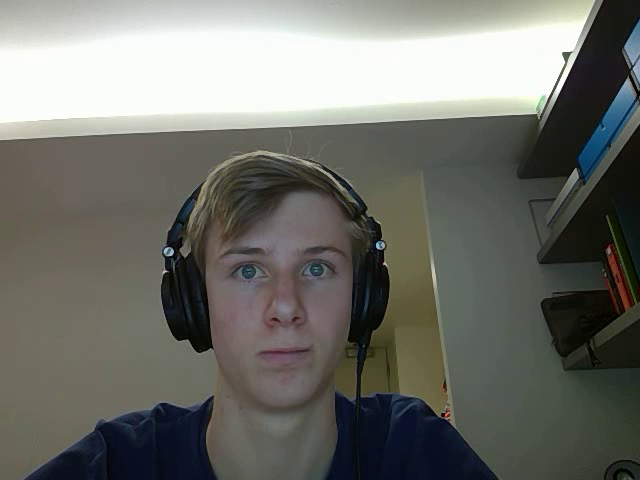
#> input picture frame 30 of detection/Joes Files/Test Area/Tutorials/output.avi, 640 x 480 px
$ jupyter execute 'SD - b1 CV Draw On Image Video.ipynb'
#> lines starting #> are read from the running program, lines starting #| are printed output that depends on the picture; after the words box and inside, x2 and y2 are one past the last pixel; in counts of white or black regions, pixels touching at a corner belong together
[cell 1]
import cv2 as cv
import numpy as np

[cell 2]
def showVideo(file):
#> called with file = 'output.avi'
    cap = cv.VideoCapture(file)
    ret, frame = cap.read()
#> frame is the input picture: shape (480, 640, 3); mean B, G, R 106.5, 112.6, 111.7
    while ret:
        #gray = cv.cvtColor(frame, cv.COLOR_BGR2GRAY)
        cv.imshow("Video", frame)
        #cv.imshow("Grey", gray)
        if cv.waitKey(1) & 0xFF == ord('q'):
#> (key q is pressed here)
            break
        ret, frame = cap.read()

    cap.release()
    cv.destroyAllWindows()

[cell 3]
def showImage(file):
    img = cv.imread(file,cv.IMREAD_GRAYSCALE)
    cv.imshow('Image',img)
    cv.waitKey(0)
    cv.destroyAllWindows()

[cell 4]
showImage('will.jpg')

[cell 5]
showVideo('output.avi')

[cell 6]
cap = cv.VideoCapture('output.avi')
ret, frame = cap.read()
while ret:
    cv.line(frame, (0,0), (150,150), (255,255,255), 5)
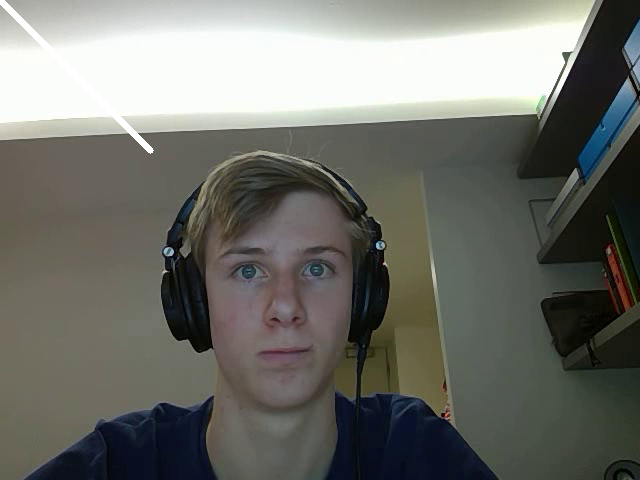
#> frame: shape (480, 640, 3); 0.44% of pixels changed, all inside (x1, y1, x2, y2) = (0, 0, 154, 154)
    cv.imshow("Video", frame)

    if cv.waitKey(1) & 0xFF == ord('q'):
#> (key q is pressed here)
        break
    ret, frame = cap.read()

cap.release()
cv.destroyAllWindows()


$ run again, starting later in the video
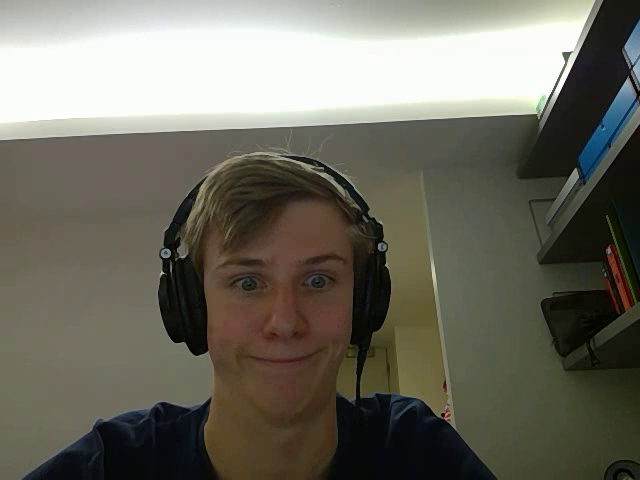
#> input picture frame 135 of detection/Joes Files/Test Area/Tutorials/output.avi, 640 x 480 px
#> in showVideo, frame is the input picture: shape (480, 640, 3); mean B, G, R 97, 108.2, 110.3
#> `cv.line(frame, (0,0), (150,150), (255,255,255), 5)`:
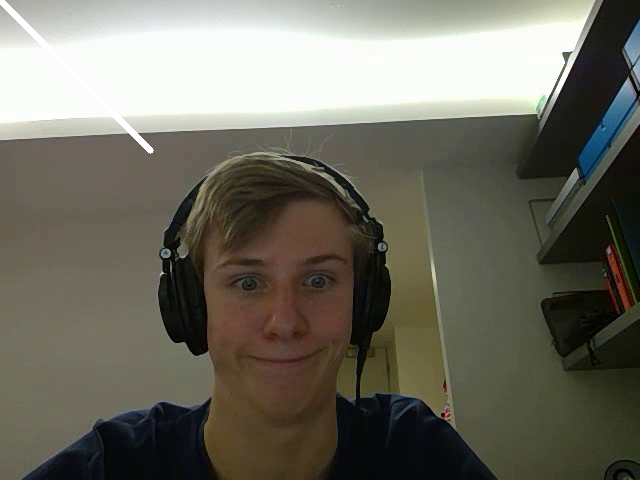
#> frame: shape (480, 640, 3); 0.44% of pixels changed, all inside (x1, y1, x2, y2) = (0, 0, 154, 154)

$ run again, starting later in the video
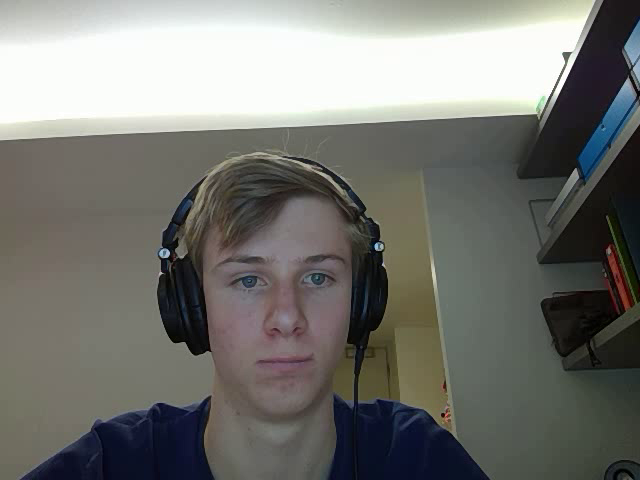
#> input picture frame 240 of detection/Joes Files/Test Area/Tutorials/output.avi, 640 x 480 px
#> in showVideo, frame is the input picture: shape (480, 640, 3); mean B, G, R 113.3, 118, 117.7
#> `cv.line(frame, (0,0), (150,150), (255,255,255), 5)`:
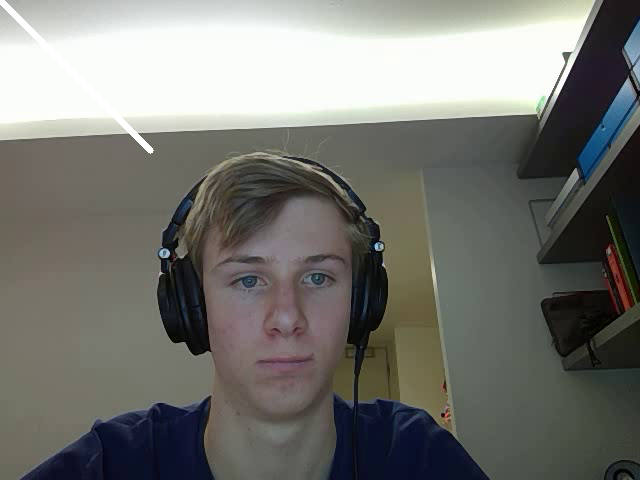
#> frame: shape (480, 640, 3); 0.44% of pixels changed, all inside (x1, y1, x2, y2) = (0, 0, 154, 154)
